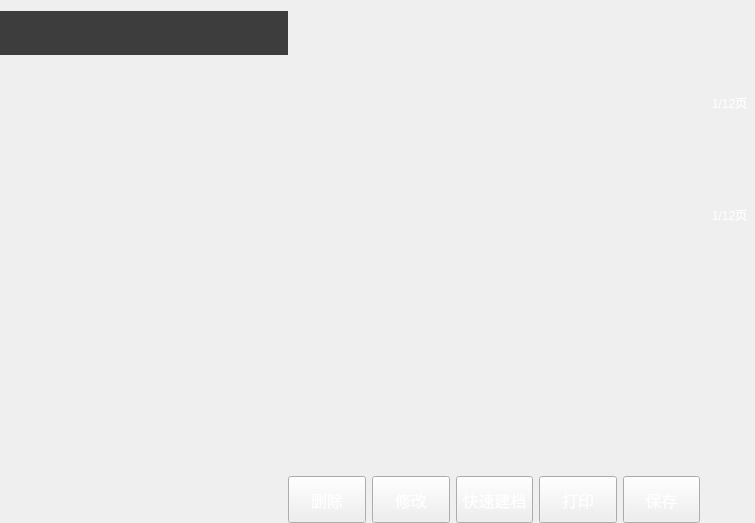
<?xml version="1.0" encoding="UTF-8"?>
<ui version="4.0">
 <class>EditView</class>
 <widget class="QWidget" name="EditView">
  <property name="geometry">
   <rect>
    <x>0</x>
    <y>0</y>
    <width>755</width>
    <height>523</height>
   </rect>
  </property>
  <property name="sizeIncrement">
   <size>
    <width>76</width>
    <height>52</height>
   </size>
  </property>
  <property name="baseSize">
   <size>
    <width>766</width>
    <height>523</height>
   </size>
  </property>
  <property name="windowTitle">
   <string>Form</string>
  </property>
  <layout class="QHBoxLayout" name="horizontalLayout" stretch="288,8,412,55">
   <property name="spacing">
    <number>0</number>
   </property>
   <property name="leftMargin">
    <number>0</number>
   </property>
   <property name="rightMargin">
    <number>0</number>
   </property>
   <property name="bottomMargin">
    <number>0</number>
   </property>
   <item>
    <widget class="QWidget" name="leftWidget" native="true">
     <property name="minimumSize">
      <size>
       <width>288</width>
       <height>0</height>
      </size>
     </property>
     <property name="maximumSize">
      <size>
       <width>590</width>
       <height>16777215</height>
      </size>
     </property>
     <layout class="QVBoxLayout" name="verticalLayout_5" stretch="76,805">
      <property name="spacing">
       <number>0</number>
      </property>
      <property name="leftMargin">
       <number>0</number>
      </property>
      <property name="topMargin">
       <number>0</number>
      </property>
      <property name="rightMargin">
       <number>0</number>
      </property>
      <property name="bottomMargin">
       <number>0</number>
      </property>
      <item>
       <widget class="QWidget" name="topWidget" native="true">
        <property name="minimumSize">
         <size>
          <width>0</width>
          <height>44</height>
         </size>
        </property>
        <property name="maximumSize">
         <size>
          <width>16777215</width>
          <height>44</height>
         </size>
        </property>
        <property name="styleSheet">
         <string notr="true">QWidget#topWidget{
        background-color:#3e3d3d;
}</string>
        </property>
        <layout class="QHBoxLayout" name="horizontalLayout_4">
         <property name="spacing">
          <number>0</number>
         </property>
         <property name="leftMargin">
          <number>6</number>
         </property>
         <property name="topMargin">
          <number>6</number>
         </property>
         <property name="rightMargin">
          <number>6</number>
         </property>
         <property name="bottomMargin">
          <number>6</number>
         </property>
         <item>
          <widget class="SearchEdit" name="searchWidget" native="true"/>
         </item>
        </layout>
       </widget>
      </item>
      <item>
       <widget class="GoodsSelectWidget" name="goodsSelectWidget" native="true">
        <property name="minimumSize">
         <size>
          <width>0</width>
          <height>0</height>
         </size>
        </property>
        <property name="maximumSize">
         <size>
          <width>16777215</width>
          <height>16777215</height>
         </size>
        </property>
        <property name="sizeIncrement">
         <size>
          <width>28</width>
          <height>47</height>
         </size>
        </property>
        <property name="baseSize">
         <size>
          <width>288</width>
          <height>470</height>
         </size>
        </property>
       </widget>
      </item>
     </layout>
    </widget>
   </item>
   <item>
    <spacer name="horizontalSpacer">
     <property name="orientation">
      <enum>Qt::Horizontal</enum>
     </property>
     <property name="sizeType">
      <enum>QSizePolicy::Expanding</enum>
     </property>
     <property name="sizeHint" stdset="0">
      <size>
       <width>8</width>
       <height>20</height>
      </size>
     </property>
    </spacer>
   </item>
   <item>
    <widget class="QWidget" name="middleWidget" native="true">
     <layout class="QVBoxLayout" name="verticalLayout_6" stretch="110,350,53">
      <property name="spacing">
       <number>0</number>
      </property>
      <property name="leftMargin">
       <number>0</number>
      </property>
      <property name="topMargin">
       <number>0</number>
      </property>
      <property name="rightMargin">
       <number>0</number>
      </property>
      <property name="bottomMargin">
       <number>0</number>
      </property>
      <item>
       <widget class="AdjustPriceCategoryWidget" name="categoryWidget" native="true">
        <property name="minimumSize">
         <size>
          <width>412</width>
          <height>111</height>
         </size>
        </property>
        <property name="maximumSize">
         <size>
          <width>16777215</width>
          <height>150</height>
         </size>
        </property>
        <property name="sizeIncrement">
         <size>
          <width>41</width>
          <height>11</height>
         </size>
        </property>
        <property name="baseSize">
         <size>
          <width>412</width>
          <height>111</height>
         </size>
        </property>
       </widget>
      </item>
      <item>
       <widget class="AdjustPriceGoodsWidget" name="goodsWidget" native="true">
        <property name="minimumSize">
         <size>
          <width>412</width>
          <height>0</height>
         </size>
        </property>
        <property name="sizeIncrement">
         <size>
          <width>41</width>
          <height>35</height>
         </size>
        </property>
        <property name="baseSize">
         <size>
          <width>412</width>
          <height>350</height>
         </size>
        </property>
       </widget>
      </item>
      <item>
       <widget class="QWidget" name="operateWidget" native="true">
        <property name="minimumSize">
         <size>
          <width>412</width>
          <height>53</height>
         </size>
        </property>
        <property name="maximumSize">
         <size>
          <width>16777215</width>
          <height>95</height>
         </size>
        </property>
        <property name="sizeIncrement">
         <size>
          <width>41</width>
          <height>5</height>
         </size>
        </property>
        <property name="baseSize">
         <size>
          <width>412</width>
          <height>53</height>
         </size>
        </property>
        <layout class="QHBoxLayout" name="horizontalLayout_5">
         <property name="spacing">
          <number>6</number>
         </property>
         <property name="leftMargin">
          <number>0</number>
         </property>
         <property name="topMargin">
          <number>6</number>
         </property>
         <property name="rightMargin">
          <number>0</number>
         </property>
         <property name="bottomMargin">
          <number>0</number>
         </property>
         <item>
          <widget class="QPushButton" name="deleteButton">
           <property name="sizePolicy">
            <sizepolicy hsizetype="Minimum" vsizetype="Minimum">
             <horstretch>0</horstretch>
             <verstretch>0</verstretch>
            </sizepolicy>
           </property>
           <property name="styleSheet">
            <string notr="true">QPushButton{
        font-size:16px;
        color:#ffffff;
        border-image: url(:/adjustPrice/blueButton.png);
}

QPushButton:pressed{
        border-image: url(:/adjustPrice/blueButtonPress.png);
}

QPushButton:disabled{
        border-image: url(:/adjustPrice/buttonDisable.png);
}</string>
           </property>
           <property name="text">
            <string>删除</string>
           </property>
          </widget>
         </item>
         <item>
          <widget class="QPushButton" name="modifyButton">
           <property name="sizePolicy">
            <sizepolicy hsizetype="Minimum" vsizetype="Minimum">
             <horstretch>0</horstretch>
             <verstretch>0</verstretch>
            </sizepolicy>
           </property>
           <property name="styleSheet">
            <string notr="true">QPushButton{
        font-size:16px;
        color:#ffffff;
        border-image: url(:/adjustPrice/blueButton.png);
}

QPushButton:pressed{
        border-image: url(:/adjustPrice/blueButtonPress.png);
}

QPushButton:disabled{
        border-image: url(:/adjustPrice/buttonDisable.png);
}</string>
           </property>
           <property name="text">
            <string>修改</string>
           </property>
          </widget>
         </item>
         <item>
          <widget class="QPushButton" name="quickAddButton">
           <property name="sizePolicy">
            <sizepolicy hsizetype="Minimum" vsizetype="Minimum">
             <horstretch>0</horstretch>
             <verstretch>0</verstretch>
            </sizepolicy>
           </property>
           <property name="styleSheet">
            <string notr="true">QPushButton{
        font-size:16px;
        color:#ffffff;
        border-image: url(:/adjustPrice/blueButton.png);
}

QPushButton:pressed{
        border-image: url(:/adjustPrice/blueButtonPress.png);
}

QPushButton:disabled{
        border-image: url(:/adjustPrice/buttonDisable.png);
}</string>
           </property>
           <property name="text">
            <string>快速建档</string>
           </property>
          </widget>
         </item>
         <item>
          <widget class="QPushButton" name="printBtn">
           <property name="sizePolicy">
            <sizepolicy hsizetype="Minimum" vsizetype="Minimum">
             <horstretch>0</horstretch>
             <verstretch>0</verstretch>
            </sizepolicy>
           </property>
           <property name="styleSheet">
            <string notr="true">QPushButton{
        font-size:16px;
        color:#ffffff;
        border-image: url(:/adjustPrice/blueButton.png);
}

QPushButton:pressed{
        border-image: url(:/adjustPrice/blueButtonPress.png);
}

QPushButton:disabled{
        border-image: url(:/adjustPrice/buttonDisable.png);
}</string>
           </property>
           <property name="text">
            <string>打印</string>
           </property>
          </widget>
         </item>
         <item>
          <widget class="QPushButton" name="saveButton">
           <property name="sizePolicy">
            <sizepolicy hsizetype="Minimum" vsizetype="Minimum">
             <horstretch>0</horstretch>
             <verstretch>0</verstretch>
            </sizepolicy>
           </property>
           <property name="styleSheet">
            <string notr="true">QPushButton{
        font-size:16px;
        color:#ffffff;
        border-image: url(:/adjustPrice/orangeButton.png);
}

QPushButton:pressed{
        border-image: url(:/adjustPrice/OrangeButtonPress.png);
}

QPushButton:disabled{
        border-image: url(:/adjustPrice/buttonDisable.png);
}</string>
           </property>
           <property name="text">
            <string>保存</string>
           </property>
          </widget>
         </item>
        </layout>
       </widget>
      </item>
     </layout>
    </widget>
   </item>
   <item>
    <widget class="QWidget" name="rightWidget" native="true">
     <property name="minimumSize">
      <size>
       <width>55</width>
       <height>0</height>
      </size>
     </property>
     <property name="maximumSize">
      <size>
       <width>130</width>
       <height>16777215</height>
      </size>
     </property>
     <layout class="QVBoxLayout" name="verticalLayout_9">
      <property name="spacing">
       <number>4</number>
      </property>
      <property name="leftMargin">
       <number>4</number>
      </property>
      <property name="topMargin">
       <number>0</number>
      </property>
      <property name="rightMargin">
       <number>0</number>
      </property>
      <property name="bottomMargin">
       <number>0</number>
      </property>
      <item>
       <widget class="QPushButton" name="categoryFrontButton">
        <property name="sizePolicy">
         <sizepolicy hsizetype="Preferred" vsizetype="Preferred">
          <horstretch>0</horstretch>
          <verstretch>0</verstretch>
         </sizepolicy>
        </property>
        <property name="minimumSize">
         <size>
          <width>51</width>
          <height>52</height>
         </size>
        </property>
        <property name="maximumSize">
         <size>
          <width>16777215</width>
          <height>16777215</height>
         </size>
        </property>
        <property name="styleSheet">
         <string notr="true">QPushButton{
        border:none;
        border-image: url(:/saleImage/category_up.png);
}

QPushButton:pressed{

        border-image: url(:/saleImage/category_up_press.png);
}</string>
        </property>
        <property name="text">
         <string/>
        </property>
       </widget>
      </item>
      <item>
       <widget class="QPushButton" name="categoryNextButton">
        <property name="sizePolicy">
         <sizepolicy hsizetype="Preferred" vsizetype="Preferred">
          <horstretch>0</horstretch>
          <verstretch>0</verstretch>
         </sizepolicy>
        </property>
        <property name="minimumSize">
         <size>
          <width>51</width>
          <height>52</height>
         </size>
        </property>
        <property name="maximumSize">
         <size>
          <width>16777215</width>
          <height>16777215</height>
         </size>
        </property>
        <property name="styleSheet">
         <string notr="true">QPushButton{
        border:none;
        font-size:12px;
        color:#ffffff;
        padding-top:20px;
        border-image: url(:/saleImage/category_down.png);
}

QPushButton:pressed{
        border-image: url(:/saleImage/category_down_press.png);
}</string>
        </property>
        <property name="text">
         <string>1/12页</string>
        </property>
       </widget>
      </item>
      <item>
       <widget class="QPushButton" name="goodsFrontButton">
        <property name="sizePolicy">
         <sizepolicy hsizetype="Preferred" vsizetype="Preferred">
          <horstretch>0</horstretch>
          <verstretch>0</verstretch>
         </sizepolicy>
        </property>
        <property name="minimumSize">
         <size>
          <width>51</width>
          <height>52</height>
         </size>
        </property>
        <property name="maximumSize">
         <size>
          <width>16777215</width>
          <height>16777215</height>
         </size>
        </property>
        <property name="styleSheet">
         <string notr="true">QPushButton{
        border:none;
        border-image: url(:/saleImage/goods_up.png);
}

QPushButton:pressed{
        border-image: url(:/saleImage/goods_up_press.png);
}</string>
        </property>
        <property name="text">
         <string/>
        </property>
       </widget>
      </item>
      <item>
       <widget class="QPushButton" name="goodsNextButton">
        <property name="sizePolicy">
         <sizepolicy hsizetype="Preferred" vsizetype="Preferred">
          <horstretch>0</horstretch>
          <verstretch>0</verstretch>
         </sizepolicy>
        </property>
        <property name="minimumSize">
         <size>
          <width>51</width>
          <height>52</height>
         </size>
        </property>
        <property name="maximumSize">
         <size>
          <width>16777215</width>
          <height>16777215</height>
         </size>
        </property>
        <property name="styleSheet">
         <string notr="true">QPushButton{
        border:none;
        font-size:12px;
        color:#ffffff;
        padding-top:20px;
        border-image: url(:/saleImage/goods_down.png);
}

QPushButton:pressed{
        border-image: url(:/saleImage/goods_down_press.png);
}</string>
        </property>
        <property name="text">
         <string>1/12页</string>
        </property>
       </widget>
      </item>
      <item>
       <spacer name="verticalSpacer">
        <property name="orientation">
         <enum>Qt::Vertical</enum>
        </property>
        <property name="sizeHint" stdset="0">
         <size>
          <width>20</width>
          <height>173</height>
         </size>
        </property>
       </spacer>
      </item>
     </layout>
    </widget>
   </item>
  </layout>
 </widget>
 <customwidgets>
  <customwidget>
   <class>SearchEdit</class>
   <extends>QWidget</extends>
   <header>SearchEdit.h</header>
   <container>1</container>
  </customwidget>
  <customwidget>
   <class>AdjustPriceCategoryWidget</class>
   <extends>QWidget</extends>
   <header>AdjustPriceCategoryWidget.h</header>
   <container>1</container>
  </customwidget>
  <customwidget>
   <class>AdjustPriceGoodsWidget</class>
   <extends>QWidget</extends>
   <header>AdjustPriceGoodsWidget.h</header>
   <container>1</container>
  </customwidget>
  <customwidget>
   <class>GoodsSelectWidget</class>
   <extends>QWidget</extends>
   <header>../InStock/GoodsSelectWidget.h</header>
   <container>1</container>
  </customwidget>
 </customwidgets>
 <resources/>
 <connections/>
</ui>
